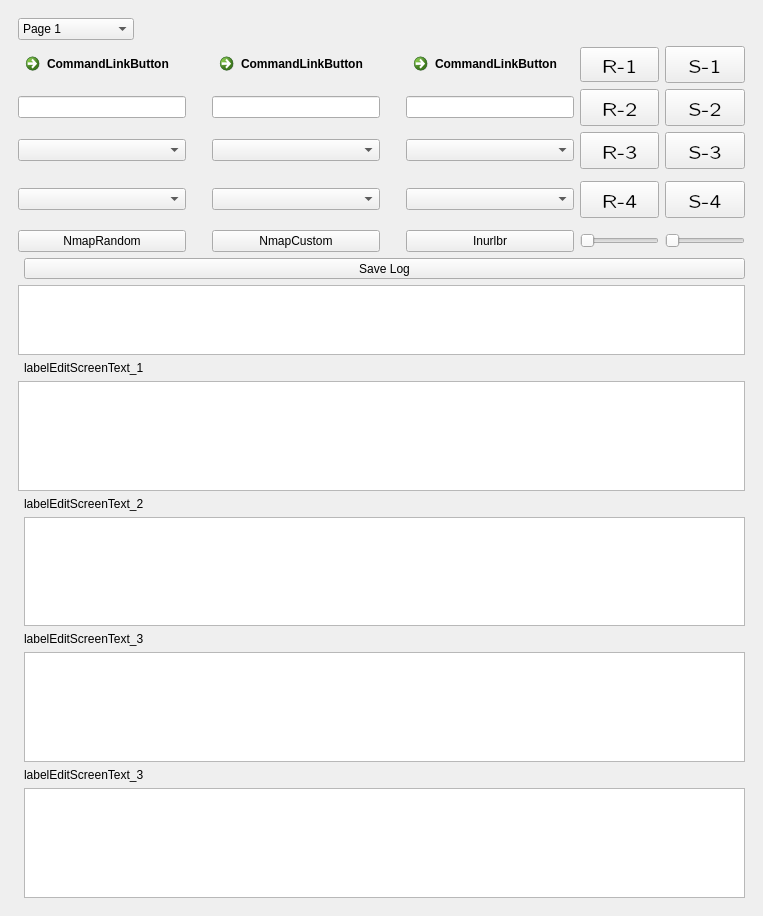
<?xml version="1.0" encoding="UTF-8"?>
<ui version="4.0">
 <class>MainWindow</class>
 <widget class="QMainWindow" name="MainWindow">
  <property name="geometry">
   <rect>
    <x>0</x>
    <y>0</y>
    <width>763</width>
    <height>916</height>
   </rect>
  </property>
  <property name="windowTitle">
   <string>MainWindow</string>
  </property>
  <widget class="QWidget" name="centralwidget">
   <layout class="QGridLayout" name="gridLayout">
    <item row="0" column="0">
     <widget class="QStackedWidget" name="stackedWidget">
      <property name="currentIndex">
       <number>0</number>
      </property>
      <widget class="QWidget" name="page">
       <layout class="QGridLayout" name="gridLayout_6">
        <item row="1" column="0" colspan="6">
         <layout class="QGridLayout" name="gridLayout_13">
          <item row="2" column="0">
           <layout class="QGridLayout" name="gridLayout_4">
            <item row="8" column="0">
             <layout class="QFormLayout" name="formLayout_3">
              <property name="fieldGrowthPolicy">
               <enum>QFormLayout::AllNonFixedFieldsGrow</enum>
              </property>
              <item row="1" column="1">
               <widget class="QPlainTextEdit" name="plainTextEdit_3"/>
              </item>
              <item row="0" column="1">
               <widget class="QLabel" name="labelEditscreen_3">
                <property name="text">
                 <string>labelEditScreenText_3</string>
                </property>
               </widget>
              </item>
             </layout>
            </item>
            <item row="2" column="0">
             <layout class="QFormLayout" name="formLayout_1">
              <property name="fieldGrowthPolicy">
               <enum>QFormLayout::AllNonFixedFieldsGrow</enum>
              </property>
              <item row="2" column="0" colspan="2">
               <widget class="QPlainTextEdit" name="plainTextEdit_1"/>
              </item>
              <item row="1" column="1">
               <widget class="QLabel" name="labelEditscreen_1">
                <property name="text">
                 <string>labelEditScreenText_1</string>
                </property>
               </widget>
              </item>
             </layout>
            </item>
            <item row="11" column="0">
             <layout class="QFormLayout" name="formLayout_4">
              <property name="fieldGrowthPolicy">
               <enum>QFormLayout::AllNonFixedFieldsGrow</enum>
              </property>
              <item row="0" column="1">
               <widget class="QLabel" name="labelEditscreen_4">
                <property name="text">
                 <string>labelEditScreenText_3</string>
                </property>
               </widget>
              </item>
              <item row="1" column="1">
               <widget class="QPlainTextEdit" name="plainTextEdit_4"/>
              </item>
             </layout>
            </item>
            <item row="5" column="0">
             <layout class="QFormLayout" name="formLayout_2">
              <property name="fieldGrowthPolicy">
               <enum>QFormLayout::AllNonFixedFieldsGrow</enum>
              </property>
              <item row="0" column="1">
               <widget class="QLabel" name="labelEditscreen_2">
                <property name="text">
                 <string>labelEditScreenText_2</string>
                </property>
               </widget>
              </item>
              <item row="1" column="1">
               <widget class="QPlainTextEdit" name="plainTextEdit_2"/>
              </item>
             </layout>
            </item>
           </layout>
          </item>
          <item row="1" column="0">
           <layout class="QFormLayout" name="formLayout_9">
            <item row="3" column="0" colspan="2">
             <widget class="QListWidget" name="listWidget"/>
            </item>
            <item row="1" column="1">
             <widget class="QToolButton" name="listWidget_Save">
              <property name="sizePolicy">
               <sizepolicy hsizetype="MinimumExpanding" vsizetype="Fixed">
                <horstretch>0</horstretch>
                <verstretch>0</verstretch>
               </sizepolicy>
              </property>
              <property name="text">
               <string>Save Log</string>
              </property>
             </widget>
            </item>
           </layout>
          </item>
          <item row="0" column="0">
           <layout class="QGridLayout" name="gridLayout_12">
            <item row="1" column="0">
             <widget class="QCommandLinkButton" name="commandLinkButton">
              <property name="text">
               <string>CommandLinkButton</string>
              </property>
             </widget>
            </item>
            <item row="7" column="2">
             <widget class="QPushButton" name="pushButton_2">
              <property name="text">
               <string>NmapCustom</string>
              </property>
             </widget>
            </item>
            <item row="7" column="4">
             <widget class="QPushButton" name="pushButton_3">
              <property name="text">
               <string>Inurlbr</string>
              </property>
             </widget>
            </item>
            <item row="5" column="6">
             <widget class="QToolButton" name="SaveButtonText_4">
              <property name="sizePolicy">
               <sizepolicy hsizetype="Expanding" vsizetype="Fixed">
                <horstretch>0</horstretch>
                <verstretch>0</verstretch>
               </sizepolicy>
              </property>
              <property name="font">
               <font>
                <family>Latin Modern Sans Quotation</family>
                <pointsize>14</pointsize>
                <weight>50</weight>
                <italic>false</italic>
                <bold>false</bold>
               </font>
              </property>
              <property name="cursor">
               <cursorShape>PointingHandCursor</cursorShape>
              </property>
              <property name="styleSheet">
               <string notr="true">padding: 2px;
font: 14pt &quot;Latin Modern Sans Quotation&quot;;</string>
              </property>
              <property name="text">
               <string>S-4</string>
              </property>
             </widget>
            </item>
            <item row="3" column="5">
             <widget class="QToolButton" name="refreshButtonEditbox_3">
              <property name="sizePolicy">
               <sizepolicy hsizetype="Expanding" vsizetype="Fixed">
                <horstretch>0</horstretch>
                <verstretch>0</verstretch>
               </sizepolicy>
              </property>
              <property name="font">
               <font>
                <family>Latin Modern Sans Quotation</family>
                <pointsize>14</pointsize>
                <weight>50</weight>
                <italic>false</italic>
                <bold>false</bold>
               </font>
              </property>
              <property name="styleSheet">
               <string notr="true">padding: 2px;
font: 14pt &quot;Latin Modern Sans Quotation&quot;;</string>
              </property>
              <property name="text">
               <string>R-3</string>
              </property>
             </widget>
            </item>
            <item row="1" column="4">
             <widget class="QCommandLinkButton" name="commandLinkButton_3">
              <property name="text">
               <string>CommandLinkButton</string>
              </property>
             </widget>
            </item>
            <item row="1" column="2">
             <widget class="QCommandLinkButton" name="commandLinkButton_2">
              <property name="text">
               <string>CommandLinkButton</string>
              </property>
             </widget>
            </item>
            <item row="2" column="5">
             <widget class="QToolButton" name="refreshButtonEditbox_2">
              <property name="sizePolicy">
               <sizepolicy hsizetype="Expanding" vsizetype="Fixed">
                <horstretch>0</horstretch>
                <verstretch>0</verstretch>
               </sizepolicy>
              </property>
              <property name="font">
               <font>
                <family>Latin Modern Sans Quotation</family>
                <pointsize>14</pointsize>
                <weight>50</weight>
                <italic>false</italic>
                <bold>false</bold>
               </font>
              </property>
              <property name="styleSheet">
               <string notr="true">padding: 2px;
font: 14pt &quot;Latin Modern Sans Quotation&quot;;</string>
              </property>
              <property name="text">
               <string>R-2</string>
              </property>
             </widget>
            </item>
            <item row="5" column="2">
             <widget class="QComboBox" name="comboBox_5"/>
            </item>
            <item row="5" column="4">
             <widget class="QComboBox" name="comboBox_6"/>
            </item>
            <item row="3" column="0">
             <widget class="QComboBox" name="comboBox"/>
            </item>
            <item row="3" column="2">
             <widget class="QComboBox" name="comboBox_2"/>
            </item>
            <item row="5" column="0">
             <widget class="QComboBox" name="comboBox_4"/>
            </item>
            <item row="3" column="4">
             <widget class="QComboBox" name="comboBox_3"/>
            </item>
            <item row="1" column="3" rowspan="7">
             <spacer name="verticalSpacer_3">
              <property name="orientation">
               <enum>Qt::Vertical</enum>
              </property>
              <property name="sizeHint" stdset="0">
               <size>
                <width>20</width>
                <height>40</height>
               </size>
              </property>
             </spacer>
            </item>
            <item row="1" column="1" rowspan="7">
             <spacer name="verticalSpacer_2">
              <property name="orientation">
               <enum>Qt::Vertical</enum>
              </property>
              <property name="sizeHint" stdset="0">
               <size>
                <width>20</width>
                <height>40</height>
               </size>
              </property>
             </spacer>
            </item>
            <item row="7" column="0">
             <widget class="QPushButton" name="pushButton_1">
              <property name="text">
               <string>NmapRandom</string>
              </property>
             </widget>
            </item>
            <item row="2" column="6">
             <widget class="QToolButton" name="SaveButtonText_2">
              <property name="sizePolicy">
               <sizepolicy hsizetype="Expanding" vsizetype="Fixed">
                <horstretch>0</horstretch>
                <verstretch>0</verstretch>
               </sizepolicy>
              </property>
              <property name="font">
               <font>
                <family>Latin Modern Sans Quotation</family>
                <pointsize>14</pointsize>
                <weight>50</weight>
                <italic>false</italic>
                <bold>false</bold>
               </font>
              </property>
              <property name="cursor">
               <cursorShape>PointingHandCursor</cursorShape>
              </property>
              <property name="styleSheet">
               <string notr="true">padding: 2px;
font: 14pt &quot;Latin Modern Sans Quotation&quot;;</string>
              </property>
              <property name="text">
               <string>S-2</string>
              </property>
             </widget>
            </item>
            <item row="3" column="6">
             <widget class="QToolButton" name="SaveButtonText_3">
              <property name="sizePolicy">
               <sizepolicy hsizetype="Expanding" vsizetype="Fixed">
                <horstretch>0</horstretch>
                <verstretch>0</verstretch>
               </sizepolicy>
              </property>
              <property name="font">
               <font>
                <family>Latin Modern Sans Quotation</family>
                <pointsize>14</pointsize>
                <weight>50</weight>
                <italic>false</italic>
                <bold>false</bold>
               </font>
              </property>
              <property name="cursor">
               <cursorShape>PointingHandCursor</cursorShape>
              </property>
              <property name="styleSheet">
               <string notr="true">padding: 2px;
font: 14pt &quot;Latin Modern Sans Quotation&quot;;</string>
              </property>
              <property name="text">
               <string>S-3</string>
              </property>
             </widget>
            </item>
            <item row="5" column="5">
             <widget class="QToolButton" name="refreshButtonEditbox_4">
              <property name="sizePolicy">
               <sizepolicy hsizetype="Expanding" vsizetype="Fixed">
                <horstretch>0</horstretch>
                <verstretch>0</verstretch>
               </sizepolicy>
              </property>
              <property name="font">
               <font>
                <family>Latin Modern Sans Quotation</family>
                <pointsize>14</pointsize>
                <weight>50</weight>
                <italic>false</italic>
                <bold>false</bold>
               </font>
              </property>
              <property name="styleSheet">
               <string notr="true">padding: 2px;
font: 14pt &quot;Latin Modern Sans Quotation&quot;;</string>
              </property>
              <property name="text">
               <string>R-4</string>
              </property>
             </widget>
            </item>
            <item row="1" column="5">
             <widget class="QToolButton" name="refreshButtonEditbox_1">
              <property name="sizePolicy">
               <sizepolicy hsizetype="Expanding" vsizetype="Fixed">
                <horstretch>0</horstretch>
                <verstretch>0</verstretch>
               </sizepolicy>
              </property>
              <property name="font">
               <font>
                <family>Latin Modern Sans Quotation</family>
                <pointsize>14</pointsize>
                <weight>50</weight>
                <italic>false</italic>
                <bold>false</bold>
               </font>
              </property>
              <property name="text">
               <string>R-1</string>
              </property>
             </widget>
            </item>
            <item row="1" column="6">
             <widget class="QToolButton" name="SaveButtonText_1">
              <property name="sizePolicy">
               <sizepolicy hsizetype="Expanding" vsizetype="Fixed">
                <horstretch>0</horstretch>
                <verstretch>0</verstretch>
               </sizepolicy>
              </property>
              <property name="font">
               <font>
                <family>Latin Modern Sans Quotation</family>
                <pointsize>14</pointsize>
                <weight>50</weight>
                <italic>false</italic>
                <bold>false</bold>
               </font>
              </property>
              <property name="cursor">
               <cursorShape>PointingHandCursor</cursorShape>
              </property>
              <property name="styleSheet">
               <string notr="true">padding: 2px;
font: 14pt &quot;Latin Modern Sans Quotation&quot;;</string>
              </property>
              <property name="text">
               <string>S-1</string>
              </property>
             </widget>
            </item>
            <item row="7" column="5">
             <widget class="QSlider" name="horizontalSlider_Nmap_Random">
              <property name="orientation">
               <enum>Qt::Horizontal</enum>
              </property>
             </widget>
            </item>
            <item row="7" column="6">
             <widget class="QSlider" name="horizontalSlider_Inurlbr_Pages">
              <property name="orientation">
               <enum>Qt::Horizontal</enum>
              </property>
             </widget>
            </item>
            <item row="2" column="0">
             <widget class="QLineEdit" name="lineEdit"/>
            </item>
            <item row="2" column="2">
             <widget class="QLineEdit" name="lineEdit_2"/>
            </item>
            <item row="2" column="4">
             <widget class="QLineEdit" name="lineEdit_3"/>
            </item>
           </layout>
          </item>
         </layout>
        </item>
        <item row="0" column="0">
         <widget class="QComboBox" name="comboBox_7">
          <item>
           <property name="text">
            <string>Page 1</string>
           </property>
           <property name="icon">
            <iconset>
             <selectedon>resource/Scanner.jpg</selectedon>
            </iconset>
           </property>
          </item>
          <item>
           <property name="text">
            <string>Page 2</string>
           </property>
          </item>
         </widget>
        </item>
       </layout>
      </widget>
      <widget class="QWidget" name="page_2">
       <layout class="QGridLayout" name="gridLayout_2">
        <item row="1" column="0">
         <layout class="QGridLayout" name="gridLayout_3">
          <item row="0" column="0">
           <layout class="QGridLayout" name="gridLayout_10">
            <item row="8" column="0">
             <layout class="QFormLayout" name="formLayout_5">
              <property name="fieldGrowthPolicy">
               <enum>QFormLayout::AllNonFixedFieldsGrow</enum>
              </property>
              <item row="1" column="1">
               <widget class="QPlainTextEdit" name="plainTextEdit_5"/>
              </item>
              <item row="0" column="1">
               <widget class="QLabel" name="labelEditscreen_5">
                <property name="text">
                 <string>labelEditScreenText_3</string>
                </property>
               </widget>
              </item>
             </layout>
            </item>
            <item row="2" column="0">
             <layout class="QFormLayout" name="formLayout_6">
              <property name="fieldGrowthPolicy">
               <enum>QFormLayout::AllNonFixedFieldsGrow</enum>
              </property>
              <item row="1" column="0">
               <widget class="QLabel" name="labelEditscreen_6">
                <property name="text">
                 <string>labelEditScreenText_1</string>
                </property>
               </widget>
              </item>
              <item row="2" column="0" colspan="2">
               <widget class="QPlainTextEdit" name="plainTextEdit_6"/>
              </item>
             </layout>
            </item>
            <item row="11" column="0">
             <layout class="QFormLayout" name="formLayout_7">
              <property name="fieldGrowthPolicy">
               <enum>QFormLayout::AllNonFixedFieldsGrow</enum>
              </property>
              <item row="0" column="1">
               <widget class="QLabel" name="labelEditscreen_7">
                <property name="text">
                 <string>labelEditScreenText_3</string>
                </property>
               </widget>
              </item>
              <item row="1" column="1">
               <widget class="QPlainTextEdit" name="plainTextEdit_7"/>
              </item>
             </layout>
            </item>
            <item row="5" column="0">
             <layout class="QFormLayout" name="formLayout_8">
              <property name="fieldGrowthPolicy">
               <enum>QFormLayout::AllNonFixedFieldsGrow</enum>
              </property>
              <item row="0" column="1">
               <widget class="QLabel" name="labelEditscreen_8">
                <property name="text">
                 <string>labelEditScreenText_2</string>
                </property>
               </widget>
              </item>
              <item row="1" column="1">
               <widget class="QPlainTextEdit" name="plainTextEdit_8"/>
              </item>
             </layout>
            </item>
           </layout>
          </item>
         </layout>
        </item>
       </layout>
      </widget>
      <widget class="QWidget" name="page_3">
       <layout class="QGridLayout" name="gridLayout_11">
        <item row="0" column="0">
         <layout class="QGridLayout" name="gridLayout_5">
          <item row="1" column="1">
           <layout class="QGridLayout" name="gridLayout_7">
            <item row="0" column="4">
             <layout class="QHBoxLayout" name="horizontalLayout_4"/>
            </item>
           </layout>
          </item>
         </layout>
        </item>
       </layout>
      </widget>
      <widget class="QWidget" name="page_4"/>
     </widget>
    </item>
   </layout>
  </widget>
  <widget class="QMenuBar" name="menubar">
   <property name="geometry">
    <rect>
     <x>0</x>
     <y>0</y>
     <width>763</width>
     <height>26</height>
    </rect>
   </property>
  </widget>
 </widget>
 <resources/>
 <connections/>
</ui>
